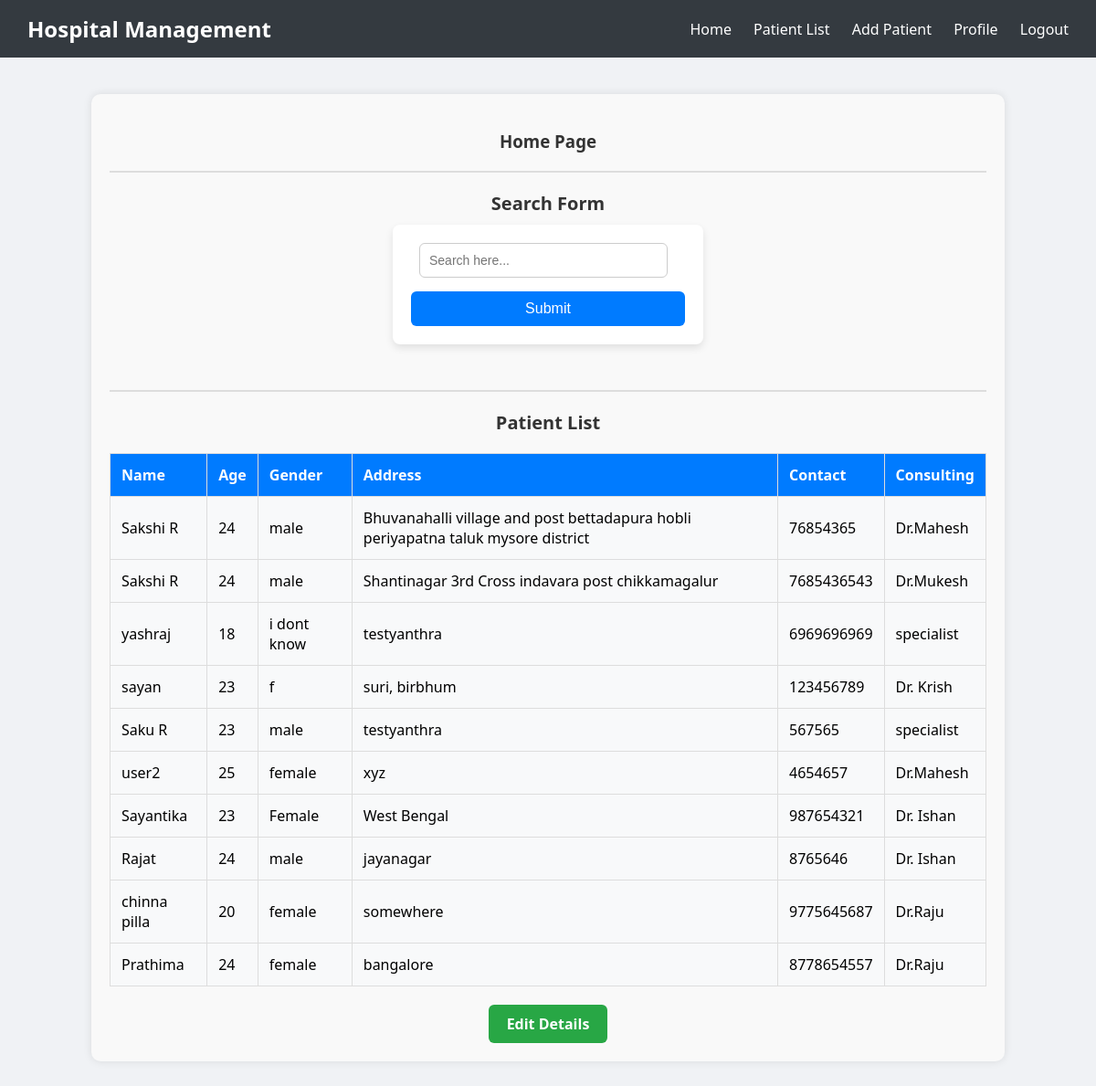
/patient_list (signed in), run on the app's committed database.
### hospital/models.py (models this page shows)
class Patient(models.Model):
    name=models.CharField(max_length=30)
    age=models.IntegerField()
    gender=models.CharField(max_length=10)
    address=models.CharField(max_length=100)
    contact=models.IntegerField()
    consulting=models.CharField(max_length=100)

### hospital/views.py (the view)
# urls.py: path('patient_list',views.patient_list,name='patient_list'),
@login_required(login_url='login_')
def patient_list(request):
    if 'q' in request.GET:
        q=request.GET['q']
        print(q)
        all_patients=Patient.objects.filter(Q(name__icontains=q) | Q(age__icontains=q) | Q(gender__icontains=q) | Q(address__icontains=q) | Q(contact__icontains=q) | Q(consulting__icontains=q))
    else:
        all_patients=Patient.objects.all()
    return render(request,'patient_list.html',{'all_patients':all_patients})

### hospital/templates/patient_list.html
{% extends 'main.html' %}
{% block content %}
<div class="table-container">
    <center>
    {% if request.user.is_authenticated %}
        <h3>Home Page</h3>
        <hr>
        <h2>Search Form</h2>
        <form action="">
            <input type="text" placeholder="Search here..." name="q">
            <input type="submit">
        </form>
<hr>
        <h2>Patient List</h2>
        <table>
            <thead>
                <tr>
                    <th>Name</th>
                    <th>Age</th>
                    <th>Gender</th>
                    <th>Address</th>
                    <th>Contact</th>
                    <th>Consulting</th>
                </tr>
            </thead>
            <tbody>
                {% for i in all_patients %}
                <tr>
                    <td>{{ i.name }}</td>
                    <td>{{ i.age }}</td>
                    <td>{{ i.gender }}</td>
                    <td>{{ i.address }}</td>
                    <td>{{ i.contact }}</td>
                    <td>{{ i.consulting }}</td>
                </tr>
                {% endfor %}
            </tbody>
        </table>
        <a href="{% url 'edit_patient' %}" class="btn">Edit Details</a>
    {% else %}
        <h2>You are not logged in. <a href="{% url 'login_' %}">Login here</a></h2>
    {% endif %}
    </center>
</div>
{% endblock %}

### templates/main.html (shortened to what this page needs)
{% load static %}
<!DOCTYPE html>
<html lang="en">
<head>
    <link rel="stylesheet" href="{% static 'style.css' %}">
</head>
<body>
    {% include 'nav.html' %}
    {% block content %}
    {% endblock %}
</body>
</html>

### templates/nav.html
<nav>
    <div class="class">Hospital Management</div>
    <div>
        {% if request.user.is_authenticated %}
        <a href="{% url 'home' %}">Home</a>
        <a href="{% url 'patient_list' %}">Patient List</a>
        <a href="{% url 'add_patient' %}">Add Patient</a>
        <a href="{% url 'profile' %}">Profile</a>
        <a href="{% url 'logout_' %}">Logout</a>
        {% else %}
        <a href="{% url 'register' %}">Register</a>
        <a href="{% url 'login_' %}">Login</a>
        {% endif %}
    </div>
</nav>

### static/style.css (style rules this page uses)
nav { background-color: #343a40; padding: 15px 30px; display: flex; justify-content: space-between; align-items: center; font-family: 'Segoe UI', Tahoma, Geneva, Verdana, sans-serif; }
nav .class { font-size: 24px; color: #ffffff; font-weight: bold; }
nav div a { color: #ffffff; margin-left: 20px; text-decoration: none; font-size: 16px; transition: color 0.3s ease; }
body { font-family: Arial, sans-serif; background-color: #f4f4f9; margin: 0; padding: 0; }
h2 { font-size: 28px; color: #333; margin-bottom: 20px; }
form { background-color: #fff; padding: 20px; border-radius: 8px; box-shadow: 0 4px 8px rgba(0, 0, 0, 0.1); display: inline-block; text-align: left; width: 300px; }
input[type="text"] { width: 100%; padding: 10px; font-size: 14px; border: 1px solid #ccc; border-radius: 4px; margin-bottom: 15px; }
input[type="submit"] { width: 100%; padding: 12px; background-color: #007BFF; color: white; font-size: 16px; border: none; border-radius: 4px; cursor: pointer; }
body { font-family: Arial, sans-serif; background-color: #f0f2f5; margin: 0; padding: 0; }
h2 { font-size: 20px; color: #555; margin: 10px 0; }
.btn { display: inline-block; padding: 12px 20px; margin-top: 20px; background-color: #007bff; color: white; text-decoration: none; font-size: 16px; border-radius: 4px; transition: background-color 0.3s; }
.table-container { width: 80%; margin: 40px auto; font-family: 'Segoe UI', Tahoma, Geneva, Verdana, sans-serif; padding: 20px; background-color: #f9f9f9; border-radius: 10px; box-shadow: 0 0 10px rgba(0, 0, 0, 0.1); }
.table-container h3, .table-container h2 { text-align: center; color: #333; }
.table-container hr { margin: 20px 0; border: 1px solid #ddd; }
.table-container form { text-align: center; margin-bottom: 30px; }
.table-container input[type="text"] { padding: 10px; width: 250px; margin-right: 10px; border-radius: 6px; border: 1px solid #ccc; font-size: 14px; }
.table-container input[type="submit"] { padding: 10px 20px; background-color: #007bff; color: white; border: none; border-radius: 6px; cursor: pointer; }
.table-container table { width: 100%; margin-top: 20px; border-collapse: collapse; }
.table-container th, .table-container td { padding: 12px; text-align: left; border: 1px solid #ddd; }
.table-container th { background-color: #007bff; color: white; }
.table-container td { background-color: #f8f9fa; }
.table-container .btn { display: inline-block; background-color: #28a745; color: white; padding: 10px 20px; border-radius: 6px; text-decoration: none; text-align: center; font-weight: bold; margin-top: 20px; }

### data on the page
Patient: name "Sakshi R", age "24", gender "male", address "Bhuvanahalli village and post bettadapura hobli periyapatna taluk mysore district", contact "76854365", consulting "Dr.Mahesh"
Patient: name "Sakshi R", age "24", gender "male", address "Shantinagar 3rd Cross indavara post chikkamagalur", contact "7685436543", consulting "Dr.Mukesh"
Patient: name "yashraj", age "18", gender "i dont know", address "testyanthra", contact "6969696969", consulting "specialist"
Patient: name "sayan", age "23", gender "f", address "suri, birbhum", contact "123456789", consulting "Dr. Krish"
Patient: name "Saku R", age "23", gender "male", address "testyanthra", contact "567565", consulting "specialist"
Patient: name "user2", age "25", gender "female", address "xyz", contact "4654657", consulting "Dr.Mahesh"
Patient: name "Sayantika", age "23", gender "Female", address "West Bengal", contact "987654321", consulting "Dr. Ishan"
Patient: name "Rajat", age "24", gender "male", address "jayanagar", contact "8765646", consulting "Dr. Ishan"
Patient: name "chinna pilla", age "20", gender "female", address "somewhere", contact "9775645687", consulting "Dr.Raju"
Patient: name "Prathima", age "24", gender "female", address "bangalore", contact "8778654557", consulting "Dr.Raju"
